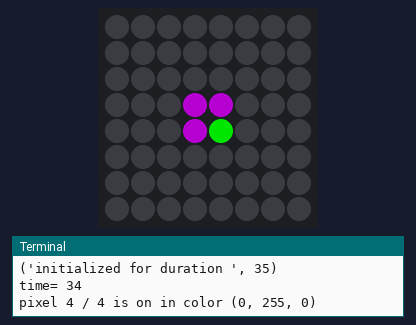
A program run on a simulated Raspberry Pi (BCM pin numbers) with a Sense HAT. On the bench: the Sense HAT's 8×8 RGB LED matrix, the last lines printed to the terminal. Dim RGB values are drawn brighter than linear. At 35.1 s the program stops and its outputs stay as they are.

Above: at 0.1 s.
At 8.1 s:
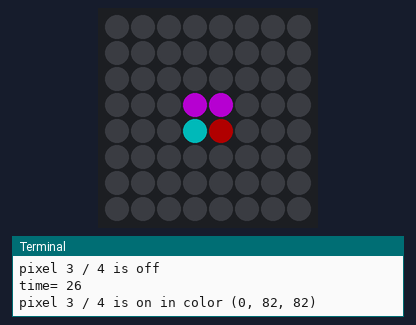
At 17.1 s:
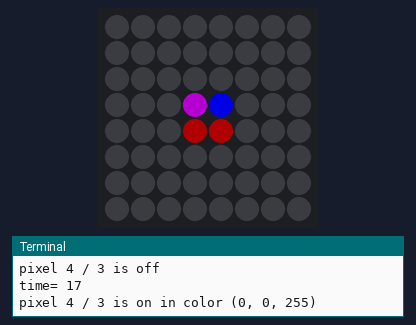
At 35.0 s:
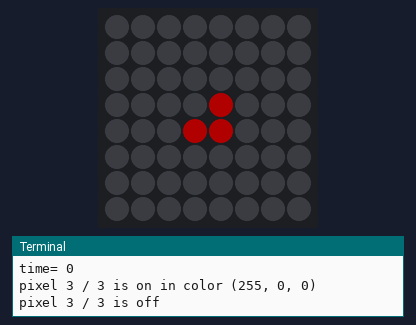

The program:

countdown.py
```python
from sense_hat import SenseHat
import time
#import logging
#from threading import Timer

sense = SenseHat()
sense.low_light = True

green = (0, 255, 0)
yellow = (255, 255, 0)
blue = (0, 0, 255)
red = (255, 0, 0)
white = (255,255,255)
nothing = (0,0,0)
pink = (255,105, 180)

# where I test a lot of things

class PixelCountdown(object):
    """
    Class for a countdown displayed by LEDs that blink and change their color.
    Each LED will "count" down for 10 sec by displaying 10 colors (from violet
    over blue, green, yellow, orange, red to dark red).
    To display a countdown of 50 sec, you need 5 LED.
    """

    onTime = 0.8
    offTime = 1 - onTime
    offColor = (56, 0, 0)  # 0 = dark red
    defaultColors = [
        (255,   0,   0),  # 1 = red
        (255,  30,   0),  # 2 = red-orange
        (255,  82,   0),  # 3 = yellow-orange
        (255, 255,   0),  # 4 = yellow
        #( 64, 255,   0),  # 4 = light green
        (  0, 255,   0),  # 5 = green
        (  0, 140,   0),  # 6 = dark green
        (  0,  82,  82),  # 7 = blue-green
        (  0,   0, 255),  # 8 = blue
        (  0,   0,  82),  # 9 = navy
        (140,   0, 164),  #10 = indigo
    ]
    numColors = len(defaultColors)

    defaultPixels = [
        (3, 3), (4, 3), (3, 4), (4, 4)
    ]


    def __init__(self):
        """init the countdown with default pixel positions (4 pixels)"""
#        self.__init__(defaultPixels)
        #TODO nicht möglich mehrere Konstruktoren zu haben?
        #def __init__(self, pixels):
        #"""init the countdown with pixel positions (a list of (x, y) tuples)"""
        #self.pixels = pixels
        self.pixels = self.defaultPixels
        self.initColors()
        self.t = 0

    def setColors(self, colors):
        self.colors = self.defaultColors
        self.numColors = len(self.colors)
        self.maxDuration = self.numColors * len(self.pixels)
        print("initialized {0} pixels with {1} colors each (so maxDuration={2})"
            .format(len(self.pixels), self.numColors, self.maxDuration))


    def initColors(self):
        self.setColors(self.defaultColors)

    def initPixels(self, duration):
        # TODO throw exeption if duration is longer than self.maxDuration
        self.t = duration
        # display all pixels in the correct color (first color or offColor)
        self.curPixel = self.t // self.numColors;
        self.curColor = self.t % self.numColors;
        for iPixel in range(len(self.pixels)):
            pixel = self.pixels[iPixel]
            if iPixel < self.curPixel:
                # full pixel remaining -> highest color
                self.showPixel(pixel, self.colors[self.numColors - 1])
            elif iPixel > self.curPixel:
                # pixel used -> off color
                self.showPixel(pixel, self.offColor)
            else:
                # partially used pixel -> display correct color
                self.showPixel(pixel, self.colors[self.curColor])

        print("initialized for duration ", duration)


    def update(self):
        if self.t == 0:
            print("expired!")
            return

        # TODO set timer to update after 1 sec
        #t = Timer(3.0, self.update)
        #t.start() # after 3 seconds, update will be called again

        oldPixel = self.t // self.numColors
        self.t -= 1
        print "time=", self.t
        self.curPixel = self.t // self.numColors
        self.curColor = self.t % self.numColors
        if oldPixel != self.curPixel and oldPixel < len(self.pixels):
            # display old pixel in dark red (if there is an old pixel)
            self.showPixel(self.pixels[oldPixel], self.offColor)

        # display current pixel in current color
        self.showPixel(self.pixels[self.curPixel], self.colors[self.curColor])

        time.sleep(0.9)
        # TODO set timer after onTime: self.blink()
        #t2 = Timer(3 * self.onTime, self.blink)
        #t2.start()
        self.blink()
        time.sleep(0.1)

        self.update()


    def blink(self):
        """ switch the current pixel off (will be switched on with the next color)"""
        p = self.pixels[self.curPixel]
        self.clearPixel(p)

    def clearPixel(self, pixel):
        """swtich pixel given pixel off - pixel is tople (x, y)"""
        #print("clear pixel ", pixel)
        #print("pixel {0}/{1} is off".format(pixel[0], pixel[1]))


    def showPixel(self, pixel, color):
        """switch pixel given pixel on in the given color - pixel is tople (x, y)"""
        #print("show pixel {0} in color {1} ", pixel)
        #print("pixel {0}/{1} is on in color {2}".format(pixel[0], pixel[1], color))


    def getMaxDuration(self):
        return self.maxDuration

    def state(self):
        #print("time {0}, pixels: ".format(self.t, self.pixels))
        pass


    def start(self, duration):
        if duration > self.maxDuration:
            print "duration too long, will use maxDuration ", self.maxDuration
            self.t = self.maxDuration
        else:
            self.t = duration
        print "started countdown: ", self.t
        self.initPixels(self.t)
        self.update()

# class DerivedClassName(modname.BaseClassName):
class SensePixelCountdown (PixelCountdown):

    def clearPixel(self, pixel):
        """swich given pixel off - pixel is tuple (x, y)"""
        #print("pixel {0}/{1} is off".format(pixel[0], pixel[1]))
        print "pixel", pixel[0], "/", pixel[1], "is off"
        sense.set_pixel(pixel[0], pixel[1], nothing)


    def showPixel(self, pixel, color):
        """switch given pixel on in the given color - pixel is tuple (x, y)"""
        print "pixel", pixel[0], "/", pixel[1], "is on in color", color
        sense.set_pixel(pixel[0], pixel[1], color)

    # BaseClassName.methodname(self, arguments).

sense.clear()
cnt = SensePixelCountdown()
cnt.start(35)


# Initialize
def init():
    print ("in init")
    cnt.state()


if __name__ == "__main__":
    #import sys
    #fib(int(sys.argv[1]))
    init()
```
